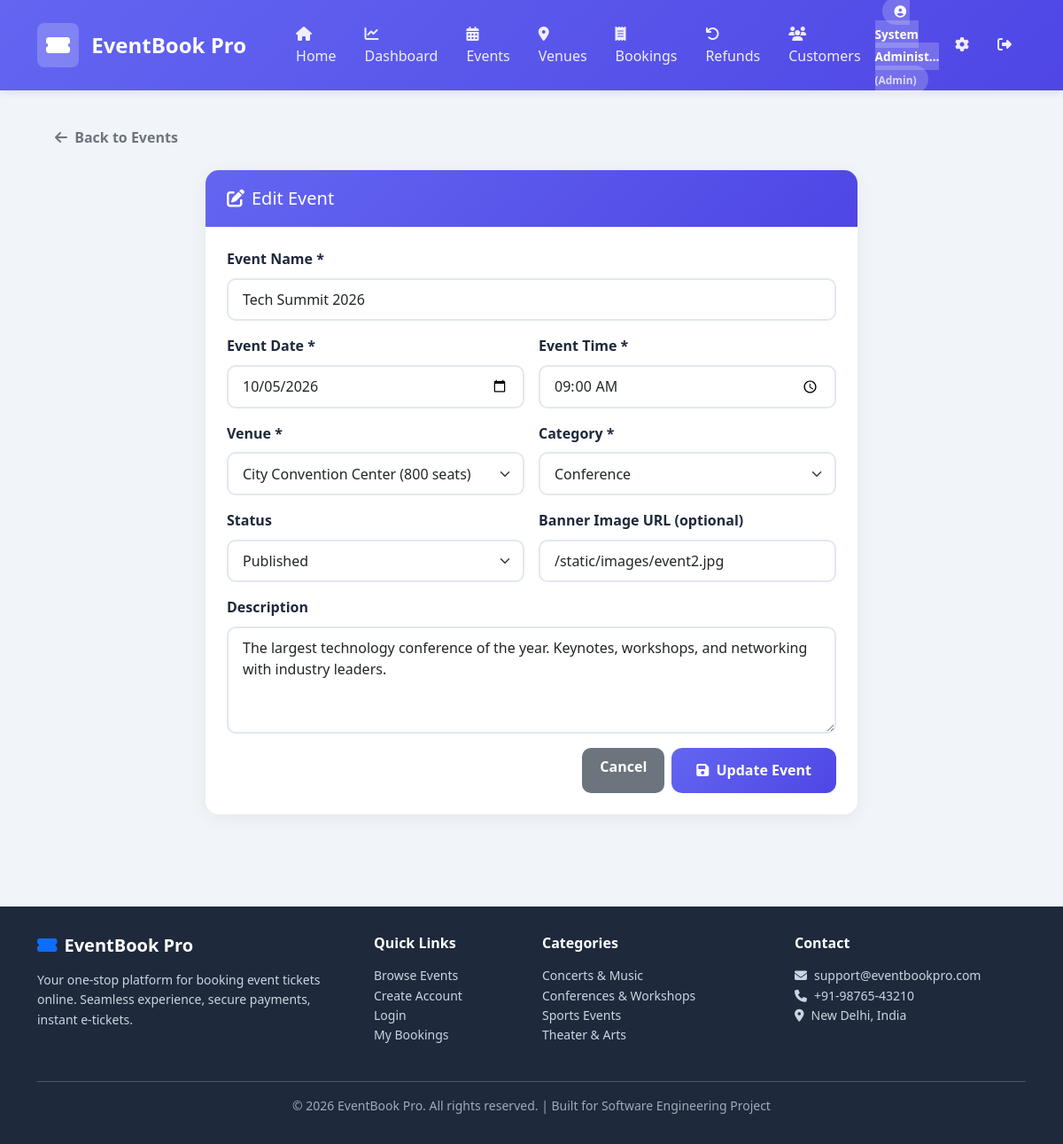
The page /admin/events/2/edit (signed in) on the database its author committed.
### tables this page shows
CREATE TABLE CUSTOMER (
    customer_id INTEGER PRIMARY KEY AUTOINCREMENT,
    full_name TEXT NOT NULL,
    email TEXT NOT NULL UNIQUE,
    phone TEXT,
    password_hash TEXT NOT NULL,
    address TEXT DEFAULT '',
    user_role TEXT NOT NULL DEFAULT 'Customer',
    created_at DATETIME DEFAULT CURRENT_TIMESTAMP,
    CONSTRAINT CHK_USER_ROLE CHECK (user_role IN ('Customer','Admin'))
);

CREATE TABLE EVENT (
    event_id INTEGER PRIMARY KEY AUTOINCREMENT,
    event_name TEXT NOT NULL,
    event_date DATE NOT NULL,
    event_time TIME NOT NULL,
    description TEXT DEFAULT '',
    category TEXT NOT NULL DEFAULT 'Other',
    event_status TEXT NOT NULL DEFAULT 'Draft',
    banner_image TEXT DEFAULT '',
    venue_id INTEGER NOT NULL,
    created_at DATETIME DEFAULT CURRENT_TIMESTAMP,
    CONSTRAINT CHK_EVENT_STATUS CHECK (event_status IN ('Draft','Published','Sold Out','Completed','Cancelled')),
    CONSTRAINT CHK_EVENT_CATEGORY CHECK (category IN ('Concert','Conference','Sports','Theater','Workshop','Other')),
    CONSTRAINT FK_EVENT_VENUE FOREIGN KEY (venue_id) REFERENCES VENUE(venue_id) ON DELETE RESTRICT ON UPDATE CASCADE
);

CREATE TABLE VENUE (
    venue_id INTEGER PRIMARY KEY AUTOINCREMENT,
    venue_name TEXT NOT NULL,
    address TEXT NOT NULL,
    total_capacity INTEGER NOT NULL CHECK (total_capacity > 0),
    amenities TEXT DEFAULT '',
    created_at DATETIME DEFAULT CURRENT_TIMESTAMP,
    CONSTRAINT CHK_VENUE_CAPACITY CHECK (total_capacity > 0)
);

### app.py (the view, shortened to what this page needs)
@app.route('/admin/events/<int:event_id>/edit', methods=['GET', 'POST'])
@admin_required
def edit_event(event_id):
    event = query_db('SELECT * FROM EVENT WHERE event_id=?', (event_id,), one=True)
    venues = query_db('SELECT * FROM VENUE ORDER BY venue_name')
    if not event: abort(404)
    return render_template('admin/event_form.html', venues=venues, event=event, user=current_user())

### app.py (called while the page is built)
def get_db():
    conn = sqlite3.connect(DB_PATH)
    conn.row_factory = sqlite3.Row
    conn.execute('PRAGMA foreign_keys = ON')
    return conn

def query_db(query, args=(), one=False):
    conn = get_db()
    cur = conn.execute(query, args)
    rv = cur.fetchall()
    conn.commit()
    conn.close()
    return (rv[0] if rv else None) if one else rv

def admin_required(f):
    @wraps(f)
    def decorated(*args, **kwargs):
        if 'user_id' not in session:
            return redirect(url_for('login'))
        if session.get('user_role') != 'Admin':
            flash('Admin access required.', 'danger')
            return redirect(url_for('home'))
        return f(*args, **kwargs)
    return decorated

def current_user():
    if 'user_id' in session:
        return query_db('SELECT * FROM CUSTOMER WHERE customer_id=?', (session['user_id'],), one=True)
    return None

### templates/admin/event_form.html (shortened to what this page needs)
{% extends 'base.html' %}
{% block content %}
<a href="{{ url_for('admin_events') }}" class="btn btn-outline-secondary mb-3">
    <i class="fas fa-arrow-left me-1"></i> Back to Events
</a>
<div class="row justify-content-center">
    <div class="col-lg-8">
        <div class="card">
            <div class="card-header">
                <h5 class="mb-0"><i class="fas fa-{{ 'edit' if event else 'plus' }} me-2"></i>{{ 'Edit' if event else 'Create New' }} Event</h5>
            </div>
            <div class="card-body p-4">
                <form method="POST" class="needs-validation" novalidate>
                    <div class="row g-3 mb-3">
                        <div class="col-md-12">
                            <label class="form-label">Event Name *</label>
                            <input type="text" name="event_name" class="form-control" required value="{{ event.event_name if event else '' }}">
                        </div>
                        <div class="col-md-6">
                            <label class="form-label">Event Date *</label>
                            <input type="date" name="event_date" class="form-control" required value="{{ event.event_date if event else '' }}">
                        </div>
                        <div class="col-md-6">
                            <label class="form-label">Event Time *</label>
                            <input type="time" name="event_time" class="form-control" required value="{{ event.event_time if event else '' }}">
                        </div>
                        <div class="col-md-6">
                            <label class="form-label">Venue *</label>
                            <select name="venue_id" class="form-select" required>
                                {% for v in venues %}
                                <option value="{{ v.venue_id }}" {% if event and event.venue_id == v.venue_id %}selected{% endif %}>
                                    {{ v.venue_name }} ({{ v.total_capacity }} seats)
                                </option>
                                {% endfor %}
                            </select>
                        </div>
                        <div class="col-md-6">
                            <label class="form-label">Category *</label>
                            <select name="category" class="form-select" required>
                                {% for c in ['Concert','Conference','Sports','Theater','Workshop','Other'] %}
                                <option value="{{ c }}" {% if event and event.category == c %}selected{% endif %}>{{ c }}</option>
                                {% endfor %}
                            </select>
                        </div>
                        <div class="col-md-6">
                            <label class="form-label">Status</label>
                            <select name="event_status" class="form-select">
                                {% for s in ['Draft','Published','Sold Out','Completed','Cancelled'] %}
                                <option value="{{ s }}" {% if event and event.event_status == s %}selected{% elif not event and s == 'Published' %}selected{% endif %}>{{ s }}</option>
                                {% endfor %}
                            </select>
                        </div>
                        <div class="col-md-6">
                            <label class="form-label">Banner Image URL (optional)</label>
                            <input type="text" name="banner_image" class="form-control" value="{{ event.banner_image if event else '' }}">
                        </div>
                        <div class="col-md-12">
                            <label class="form-label">Description</label>
                            <textarea name="description" class="form-control" rows="4" placeholder="Describe your event...">{{ event.description if event else '' }}</textarea>
                        </div>
                    </div>
                    <div class="d-flex justify-content-end gap-2">
                        <a href="{{ url_for('admin_events') }}" class="btn btn-secondary">Cancel</a>
                        <button type="submit" class="btn btn-primary btn-lg">
                            <i class="fas fa-save me-1"></i> {{ 'Update' if event else 'Create' }} Event
                        </button>
                    </div>
                </form>
            </div>
        </div>
    </div>
</div>
{% endblock %}

### templates/base.html (shortened to what this page needs)
<!DOCTYPE html>
<html lang="en">
<head>
    <link href="https://cdn.jsdelivr.net/npm/bootstrap@5.3.0/dist/css/bootstrap.min.css" rel="stylesheet">
    <link href="https://cdnjs.cloudflare.com/ajax/libs/font-awesome/6.4.0/css/all.min.css" rel="stylesheet">
    <link rel="stylesheet" href="{{ url_for('static', filename='css/style.css') }}">
</head>
<body>
    <nav class="navbar navbar-expand-lg">
        <div class="container">
            <a class="navbar-brand" href="{{ url_for('home') }}">
                <span class="logo-icon"><i class="fas fa-ticket-alt"></i></span>
                EventBook Pro
            </a>
            <div class="collapse navbar-collapse" id="navbarNav">
                <ul class="navbar-nav me-auto ms-lg-4">
                    <li class="nav-item">
                        <a class="nav-link {{ 'active' if request.endpoint == 'home' }}" href="{{ url_for('home') }}">
                            <i class="fas fa-home me-1"></i> Home
                        </a>
                    </li>
                    {% if user and user['user_role'] == 'Admin' %}
                    <li class="nav-item">
                        <a class="nav-link {{ 'active' if request.endpoint and 'admin' in request.endpoint and 'dashboard' in request.endpoint }}" href="{{ url_for('admin_dashboard') }}">
                            <i class="fas fa-chart-line me-1"></i> Dashboard
                        </a>
                    </li>
                    <li class="nav-item">
                        <a class="nav-link {{ 'active' if request.endpoint and 'events' in request.endpoint and 'admin' in request.endpoint }}" href="{{ url_for('admin_events') }}">
                            <i class="fas fa-calendar-alt me-1"></i> Events
                        </a>
                    </li>
                    <li class="nav-item">
                        <a class="nav-link {{ 'active' if request.endpoint and 'venues' in request.endpoint }}" href="{{ url_for('admin_venues') }}">
                            <i class="fas fa-map-marker-alt me-1"></i> Venues
                        </a>
                    </li>
                    <li class="nav-item">
                        <a class="nav-link {{ 'active' if request.endpoint and 'bookings' in request.endpoint and 'my' not in request.endpoint }}" href="{{ url_for('my_bookings') }}">
                            <i class="fas fa-receipt me-1"></i> Bookings
                        </a>
                    </li>
                    <li class="nav-item">
                        <a class="nav-link {{ 'active' if request.endpoint and 'refunds' in request.endpoint }}" href="{{ url_for('admin_refunds') }}">
                            <i class="fas fa-undo me-1"></i> Refunds
                        </a>
                    </li>
                    <li class="nav-item">
                        <a class="nav-link {{ 'active' if request.endpoint and 'customers' in request.endpoint }}" href="{{ url_for('admin_customers') }}">
                            <i class="fas fa-users me-1"></i> Customers
                        </a>
                    </li>
                    {% endif %}
                </ul>
                <ul class="navbar-nav align-items-center">
                    {% if user %}
                        <li class="nav-item">
                            <span class="user-badge">
                                <i class="fas fa-user-circle me-1"></i>
                                {{ user['full_name'][:15] }}{% if user['full_name']|length > 15 %}...{% endif %}
                                {% if user['user_role'] == 'Admin' %}<small class="opacity-75"> (Admin)</small>{% endif %}
                            </span>
                        </li>
                        <li class="nav-item">
                            <a class="nav-link" href="{{ url_for('profile') }}">
                                <i class="fas fa-cog"></i>
                            </a>
                        </li>
                        <li class="nav-item">
                            <a class="nav-link" href="{{ url_for('logout') }}" title="Logout">
                                <i class="fas fa-sign-out-alt"></i>
                            </a>
                        </li>
                    {% endif %}
                </ul>
            </div>
        </div>
    </nav>
    <main>
        <div class="container">
            {% block content %}{% endblock %}
        </div>
    </main>
    <footer>
        <div class="container">
            <div class="row g-4">
                <div class="col-md-4">
                    <h5 class="footer-title"><i class="fas fa-ticket-alt text-primary me-2"></i>EventBook Pro</h5>
                    <p class="small">Your one-stop platform for booking event tickets online. Seamless experience, secure payments, instant e-tickets.</p>
                </div>
                <div class="col-md-2">
                    <h6 class="footer-title">Quick Links</h6>
                    <ul class="list-unstyled small">
                        <li><a href="{{ url_for('home') }}">Browse Events</a></li>
                        <li><a href="{{ url_for('register') }}">Create Account</a></li>
                        <li><a href="{{ url_for('login') }}">Login</a></li>
                        <li><a href="{{ url_for('my_bookings') }}">My Bookings</a></li>
                    </ul>
                </div>
                <div class="col-md-3">
                    <h6 class="footer-title">Categories</h6>
                    <ul class="list-unstyled small">
                        <li>Concerts & Music</li>
                        <li>Conferences & Workshops</li>
                        <li>Sports Events</li>
                        <li>Theater & Arts</li>
                    </ul>
                </div>
                <div class="col-md-3">
                    <h6 class="footer-title">Contact</h6>
                    <ul class="list-unstyled small">
                        <li><i class="fas fa-envelope me-2"></i>support@eventbookpro.com</li>
                        <li><i class="fas fa-phone me-2"></i>+91-98765-43210</li>
                        <li><i class="fas fa-map-marker-alt me-2"></i>New Delhi, India</li>
                    </ul>
                </div>
            </div>
            <hr class="mt-4 mb-3 opacity-25">
            <div class="text-center small opacity-75">
                <p>&copy; 2026 EventBook Pro. All rights reserved. | Built for Software Engineering Project</p>
            </div>
        </div>
    </footer>
</body>
</html>

### static/css/style.css (style rules this page uses)
:root { --primary: #6366f1; --primary-dark: #4f46e5; --secondary: #ec4899; --success: #10b981; --warning: #f59e0b; --danger: #ef4444; --info: #3b82f6; --dark: #1e293b; --light: #f8fafc; --gray: #64748b; }
* { box-sizing: border-box; margin: 0; padding: 0; }
body { font-family: 'Segoe UI', Tahoma, Geneva, Verdana, sans-serif; background: #f1f5f9; color: var(--dark); line-height: 1.6; min-height: 100vh; display: flex; flex-direction: column; }
a { color: var(--primary); text-decoration: none; }
.navbar { background: linear-gradient(135deg, var(--primary) 0%, var(--primary-dark) 100%); box-shadow: 0 2px 10px rgba(0,0,0,0.1); padding: 0; position: sticky; top: 0; z-index: 100; }
.navbar-brand { color: #fff !important; font-weight: 800; font-size: 1.5rem; padding: 1rem 0; }
.navbar-brand .logo-icon { background: rgba(255,255,255,0.2); padding: 6px 10px; border-radius: 8px; margin-right: 8px; display: inline-block; }
.nav-link { color: rgba(255,255,255,0.9) !important; padding: 1.1rem 1rem !important; font-weight: 500; transition: all 0.2s; }
.user-badge { background: rgba(255,255,255,0.2); color: #fff; padding: 6px 14px; border-radius: 20px; font-size: 0.85rem; margin: 0 8px; font-weight: 600; }
main { flex: 1; padding: 2rem 0; }
.card { border: none; border-radius: 15px; box-shadow: 0 4px 20px rgba(0,0,0,0.06); transition: all 0.3s ease; overflow: hidden; margin-bottom: 1.5rem; }
.card-header { background: linear-gradient(135deg, var(--primary) 0%, var(--primary-dark) 100%); color: #fff; border: none; padding: 1.25rem 1.5rem; font-weight: 700; font-size: 1.1rem; }
.card-body { padding: 1.75rem; }
.btn { border-radius: 10px; padding: 0.55rem 1.25rem; font-weight: 600; border: none; transition: all 0.2s; }
.btn-primary { background: linear-gradient(135deg, var(--primary) 0%, var(--primary-dark) 100%); }
.btn-lg { padding: 0.85rem 1.75rem; font-size: 1rem; border-radius: 12px; }
.form-control, .form-select { border-radius: 10px; border: 2px solid #e2e8f0; padding: 0.65rem 1rem; transition: all 0.2s; }
.form-label { font-weight: 600; color: var(--dark); }
footer { background: var(--dark); color: #cbd5e1; padding: 2rem 0 1rem; margin-top: 3rem; }
footer a { color: #cbd5e1; }
.footer-title { color: #fff; font-weight: 700; margin-bottom: 1rem; }

### rows shown on the page
CUSTOMER: full_name "System Administ"
EVENT: event_name "Tech Summit 2026", event_date "10/05/2026", event_time "09:00:00", venue_id "City Convention Center (800 seats)", category "Conference", event_status "Published", banner_image "/static/images/event2.jpg", description "The largest technology conference of the year. Keynotes, workshops, and networking with industry leaders."

### other values the page prints
{{ 'Edit' if event else 'Create New' }} "Edit"
{{ 'Update' if event else 'Create' }} "Update"
